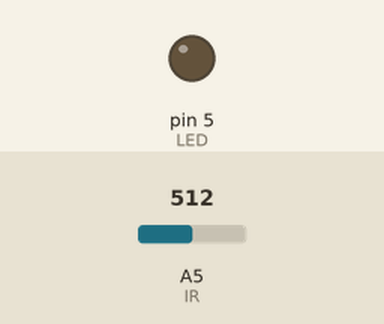
This sketch was run on a simulated Arduino Uno, built with avr-gcc and run on an emulated ATmega328P. Shown: output pins drawn as LEDs (lit = HIGH). The test bench sets the inputs (shaded band); at power-on: A5 (IR) = 512. What the sketch prints to the serial monitor is not drawn.

Above: at 1.2 s.
1.3 s: A5 (IR) set to 716
At 2.5 s:
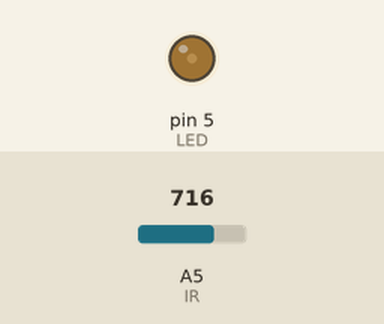
2.8 s: A5 (IR) set to 900
At 3.6 s:
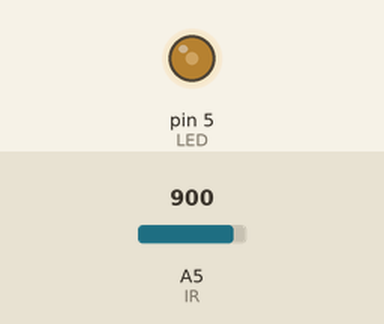
Timing chart, 0 to 5.8 s (numbered marks = the images above; inputs shaded):
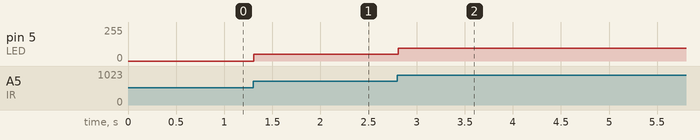

Measured:
- after the input at 1.3 s, pin 5 (LED): 0/255 → 50/255 at once
- after the input at 2.8 s, pin 5 (LED): 50/255 → 96/255 at once

The sketch:

sketch_mar2a.ino
```cpp
#define IR 19
#define LED 5

long zero;
void setup() {
  pinMode(IR, INPUT);
  pinMode(LED, OUTPUT);
  zero = 0;
  for(int i= 0; i< 100; i++){
    zero += analogRead(IR);
  }
  zero /= 100;
  Serial.begin(9600);
}

void loop() {
  int val = analogRead(IR);
  val = val - zero;
  val = map(val, 0, 1023, 0, 255);
  val = constrain(val, 0 ,255);
  Serial.println(val);
  analogWrite(LED, val);
}
```
